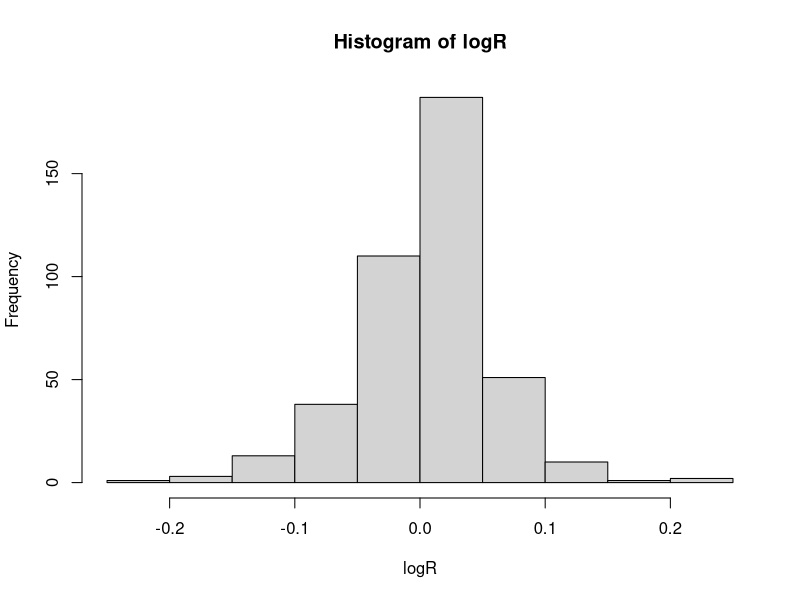
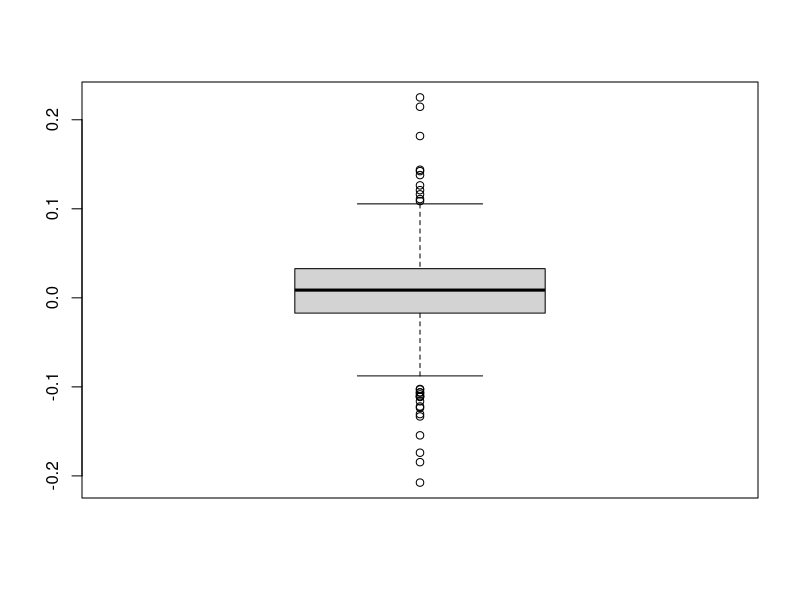

These figures' R source, in order:
# Data Visualization
# Author: Yanhan Si
# Created by: Nov 23, 2020 (GMT-5)
# Updated by: Nov 23, 2020 (GMT-5)
# --------------------------------------------------------------------------------
library(tidyverse)
library(fBasics)

bitcoin = read_csv("./data/bitcoin.csv")
logR = bitcoin$log_return

summary(logR)
sd(logR)
skewness(logR)
kurtosis(logR)
hist(logR)
boxplot(logR)
